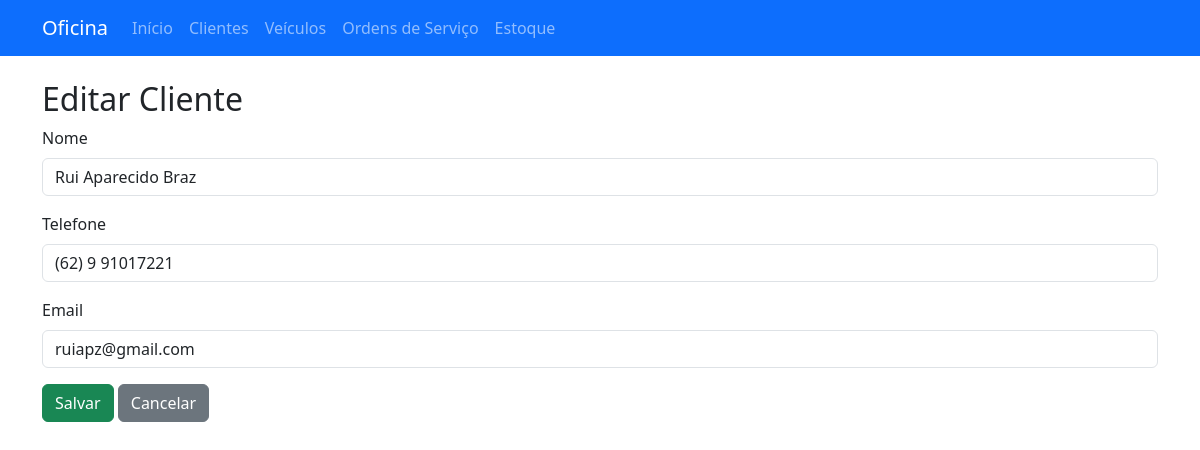
/clientes/editar/1, run on the app's committed database.
### models.py (models this page shows)
class Cliente(db.Model):
    __tablename__ = "cliente"
    id = db.Column(db.Integer, primary_key=True)
    nome = db.Column(db.String(100), nullable=False)
    telefone = db.Column(db.String(30), nullable=False)
    email = db.Column(db.String(100))
    veiculos = db.relationship('Veiculo', backref='cliente', lazy=True)

### app.py (the view, shortened to what this page needs)
@app.route('/clientes/editar/<int:id>', methods=['GET', 'POST'])
def cliente_editar(id):
    cliente = Cliente.query.get_or_404(id)
    return render_template('cliente_form.html', acao='Editar', cliente=cliente)

### templates/cliente_form.html
{% extends 'base.html' %}
{% block conteudo %}
<h2>{{ acao }} Cliente</h2>
<form method="POST">
    <div class="mb-3">
        <label class="form-label">Nome</label>
        <input class="form-control" name="nome" required value="{{ cliente.nome if cliente else '' }}">
    </div>
    <div class="mb-3">
        <label class="form-label">Telefone</label>
        <input class="form-control" name="telefone" required value="{{ cliente.telefone if cliente else '' }}">
    </div>
    <div class="mb-3">
        <label class="form-label">Email</label>
        <input class="form-control" name="email" value="{{ cliente.email if cliente else '' }}">
    </div>
    <button class="btn btn-success" type="submit">Salvar</button>
    <a href="{{ url_for('clientes') }}" class="btn btn-secondary">Cancelar</a>
</form>
{% endblock %}

### data on the page
Cliente: nome "Rui Aparecido Braz", telefone "(62) 9 91017221", email "ruiapz@gmail.com"

### other printed values
{{ acao }} "Editar"
